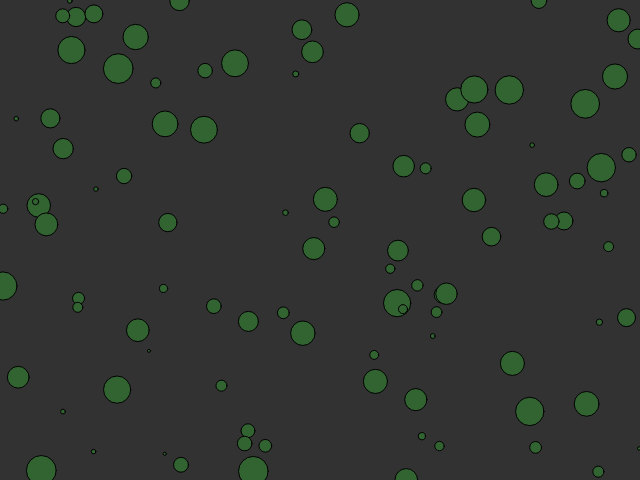
Frame 1 (no input)
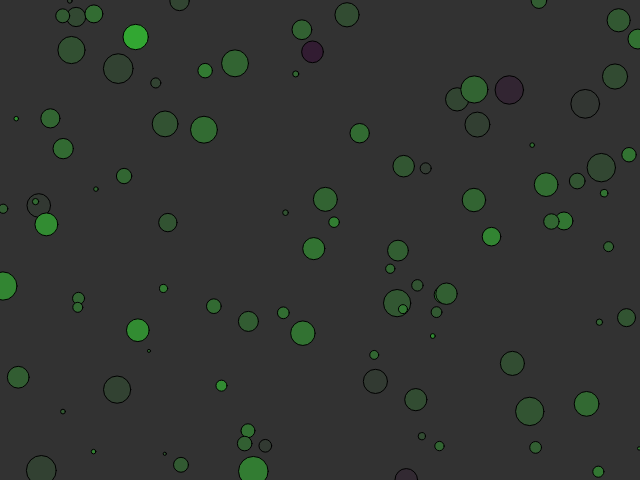
Frame 60 (no input)
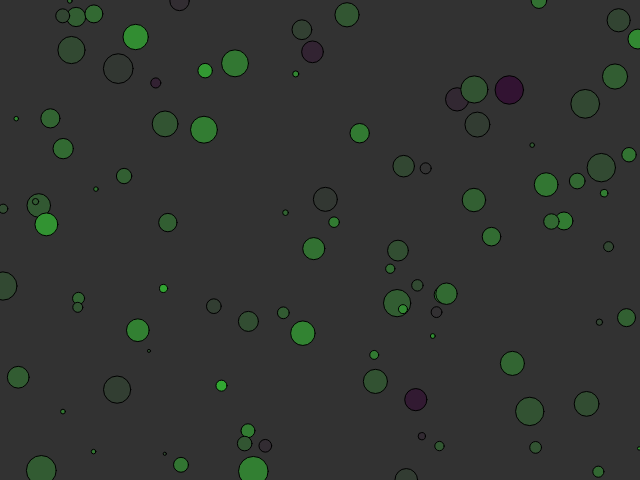
Frame 120 (the mouse pressed at the canvas centre since frame 60)

The p5.js sketch that drew these frames (run headless with seeded random() and noise() and a simulated clock; from frame 60 on, the mouse is pressed at the canvas centre):

// p5.js sketch
// ── sketch.js
function createBubble(x, y) {
  return {
    x,
    y,
    size: random(3, 30),
    r: 50,   // red
    g: 100,  // green amount
    b: 50,   // blue
    draw() {
      fill(color(this.r, this.g, this.b));
      circle(x, y, this.size);
      this.g = constrain(this.g + random(-5, 5), 0, 255)
    },
  }
}

const WIDTH = 640;
const HEIGHT = 480;
let bubbles = [];

function setup() {
  createCanvas(WIDTH, HEIGHT);
  for (let i = 0; i < 100; i++) {
    let x = random(0, WIDTH);
    let y = random(0, HEIGHT);
    bubbles.push(createBubble(x, y));
  }
}

function draw() {
  background(50);
  bubbles.forEach((bubble) => bubble.draw());
}
